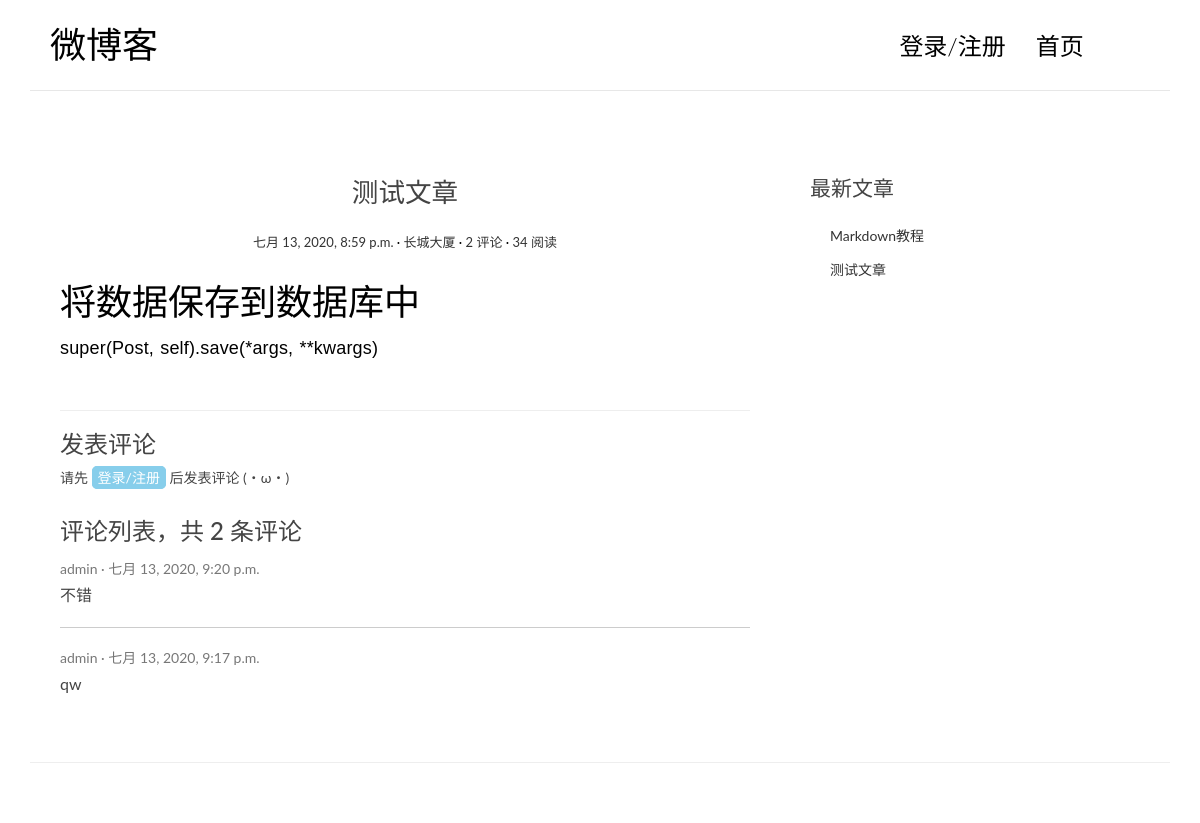
Screenshot of /single/2/ with the database file from the repository.
### main_blog_app/models.py (models this page shows, shortened)
class Post(models.Model):
    title = models.CharField(max_length=70, verbose_name='文章标题')
    body = models.TextField(verbose_name='文章正文')
    created_time = models.DateTimeField(auto_now_add=True, verbose_name='创建时间')
    modified_time = models.DateTimeField(auto_now=True, verbose_name='修改时间')
    excerpt = models.CharField(max_length=200, blank=True, verbose_name='文章摘要')
    views = models.PositiveIntegerField(default=0, verbose_name='阅读量')
    author = models.ForeignKey(User, on_delete=models.CASCADE, verbose_name='文章作者')
    reviews = models.PositiveIntegerField(default=0, verbose_name='评论量')
    class Meta:
        verbose_name = '文章'
        verbose_name_plural = '文章'
        ordering = ['-created_time']
    def increase_views(self):
        self.views += 1
        self.save(update_fields=['views'])
    def save(self, *args, **kwargs):
        if not self.excerpt:
            md = markdown.Markdown(extensions=[
                'markdown.extensions.extra',
                'markdown.extensions.codehilite',
            ])
            self.excerpt = strip_tags(md.convert(self.body))[:50]
        super(Post, self).save(*args, **kwargs)

class User(models.Model):
    account = models.CharField(max_length=11, primary_key=True, verbose_name='用户账户（手机号）')
    username = models.CharField(max_length=20, verbose_name='用户名')
    password = models.CharField(max_length=20, verbose_name='账户密码')
    def __str__(self):
        return self.username
    class Meta:
        verbose_name = '用户'
        verbose_name_plural = '用户'

class Review(models.Model):
    text = models.TextField(verbose_name='评论内容')
    post = models.ForeignKey(Post, on_delete=models.CASCADE, verbose_name='评论文章')
    user = models.ForeignKey(User, on_delete=models.CASCADE, verbose_name='评论用户')
    created_time = models.DateTimeField(auto_now_add=True, verbose_name='评论时间')
    class Meta:
        verbose_name = '评论'
        verbose_name_plural = '评论'
        ordering = ['-created_time']

### main_blog_app/views.py (the view)
# urls.py: path('single/<str:id>/', RUDPost.as_view(), name='single'),
class RUDPost(generics.RetrieveUpdateDestroyAPIView):
    queryset = Post.objects.all()
    serializer_class = PostSerializers
    lookup_field = 'id'
    def get(self, request, *args, **kwargs):
        post_id = kwargs.get('id')
        post = Post.objects.get(id=post_id)
        post.increase_views()
        reviews = Review.objects.filter(post=post)
        post.body = markdown.markdown(post.body,
                                  extensions=[
                                     'markdown.extensions.extra',
                                     'markdown.extensions.codehilite',
                                     'markdown.extensions.toc',
                                  ])
        new_posts = Post.objects.all()[:3]
        return render(request, 'single.html', {'post': post, 'new_posts': new_posts, 'reviews': reviews, 'account': request.session.get('account', '')})

### templates/single.html (shortened to what this page needs)
<!DOCTYPE html>
{% load static %}
<html>
<head>
    <link rel="stylesheet" href="{% static 'css/bootstrap.min.css' %}">
    <link rel="stylesheet" href="http://code.ionicframework.com/ionicons/2.0.1/css/ionicons.min.css">
    <link rel="stylesheet" href="{% static 'css/pace.css' %}">
    <link rel="stylesheet" href="{% static 'css/custom.css' %}">
    <link rel="stylesheet" href="{% static 'css/ucenter.css' %}">
    <link rel="stylesheet" href="{% static 'css/highlights/github.css' %}">
</head>
<body id="single">
<div class="container">
    <header id="site-header">
        <div class="row">
            <div class="col-md-4 col-sm-5 col-xs-8">
                <div class="logo">
                    <h1><a href="index.html">微博客</a></h1>
                </div>
            </div>
            <div class="col-md-8 col-sm-7 col-xs-4">
                <nav class="main-nav" role="navigation">
                    <div class="collapse navbar-collapse" id="bs-example-navbar-collapse-1">
                        <ul class="nav navbar-nav navbar-right">
                            {% if account == '' %}
                            <li class="cl-effect-11"><a href="{% url 'blog:page' 'login' %}" data-hover="">登录/注册</a></li>
                            <li class="cl-effect-11"><a href="{% url 'blog:index' %}" data-hover="首页">首页</a></li>
                            {% endif %}
                        </ul>
                    </div>
                </nav>
            </div>
        </div>
    </header>
</div>
<div class="content-body">
    <div class="container">
        <div class="row">
            <main class="col-md-8">
                <article class="post">
                    <header class="entry-header">
                        <h1 class="entry-title">{{post.title}}</h1>
                        <div class="entry-meta">
                            <span class="post-date"><a href="#"><time class="entry-date">{{post.created_time}}</time></a></span>
                            <span class="post-author"><a href="#">{{post.author}}</a></span>
                            <span class="comments-link"><a href="#">{{post.reviews}} 评论</a></span>
                            <span class="views-count"><a href="#">{{post.views}} 阅读</a></span>
                        </div>
                    </header>
                    <div class="entry-content clearfix">
                        {{post.body|safe}}
                    </div>
                </article>
                <section class="comment-area" id="comment-area">
                    <hr>
                    <h3>发表评论</h3>
                    {% if account == '' %}
                    <div id="is_login">
                        请先
                        <a id="login_btn" style="padding: 2px 5px;-webkit-border-radius: 5px;-moz-border-radius: 5px;border-radius: 5px;color: white; border: 1px solid skyblue; background-color: skyblue" href="{% url 'blog:page' 'login' %}">登录/注册</a>
                        后发表评论 (・ω・)
                    </div>
                    {% endif %}
                    <div class="comment-list-panel">
                        <h3>评论列表，共 <span>{{post.reviews}}</span> 条评论</h3>
                        <ul class="comment-list list-unstyled">
                            {% for review in reviews %}
                            <li class="comment-item">
                                <span class="nickname">{{review.user}}</span>
                                <time class="submit-date">{{review.created_time}}</time>
                                <div class="text">{{review.text}}</div>
                            </li>
                            {% endfor %}
                        </ul>
                    </div>
                </section>
            </main>
            <aside class="col-md-4">
                <div class="widget widget-recent-posts">
                    <h3 class="widget-title">最新文章</h3>
                    <ul>
                        {% for post in new_posts %}
                        <li>
                            <a href="{% url 'blog:single' post.id %}">{{ post.title }}</a>
                        </li>
                        {% endfor %}
                    </ul>
                </div>
            </aside>
        </div>
    </div>
</div>
<footer id="site-footer">
    <div class="container">
        <div class="row">
            <div class="col-md-12">
                <p class="copyright"><a href="http://www.cssmoban.com/" target="_blank" title=""></a></p>
            </div>
        </div>
    </div>
</footer>
</body>
</html>

### common_static/css/custom.css (style rules this page uses)
* { outline: none; }
h1, h2, h3, h4, h5, h6 { margin-top: 0; }
a { color: #333; }
body { color: #444; font-family: 'Lato', sans-serif; }
p { font-family: 'Ubuntu', sans-serif; font-weight: 400; word-spacing: 1px; letter-spacing: 0.01em; }
#single p, #page p { margin-bottom: 25px; }
#site-header { background-color: #FFF; padding: 25px 20px; margin-bottom: 40px; border-bottom: 1px solid #e7e7e7; }
.logo h1 a { color: #000; }
.logo h1 { margin: 0; font-family: 'Lato', sans-serif; font-weight: 300; }
.main-nav { margin-top: 11px; max-width: 95%; }
.main-nav a { color: #000000 !important; padding: 0 0 5px 0 !important; margin-right: 30px; font-family: 'Lato', sans-serif; font-weight: 300; font-size: 24px; }
.cl-effect-11 a { padding: 10px 0; color: #0972b4; text-shadow: none; }
.cl-effect-11 a::before { position: absolute; top: 0; left: 0; overflow: hidden; padding: 0 0 5px 0 !important; max-width: 0; border-bottom: 1px solid #000; color: #000; content: attr(data-hover); white-space: nowrap; -webkit-transition: max-width 0.5s; -moz-transition: max-width 0.5s; transition: max-width 0.5s; }
.content-body { padding-bottom: 4em; }
.post { background: #fff; padding: 30px 30px 0; }
.entry-title { text-align: center; font-size: 1.9em; margin-bottom: 20px; line-height: 1.6; padding: 10px 20px 0; }
.entry-meta { text-align: center; color: #DDDDDD; font-size: 13px; margin-bottom: 30px; }
.entry-content { font-size: 18px; line-height: 1.9; font-weight: 300; color: #000; }
.post-category::after, .post-date::after, .post-author::after, .comments-link::after { content: ' ·'; color: #000; }
.widget { background: #fff; padding: 30px 0 0; }
.widget-title { font-size: 1.5em; margin-bottom: 20px; line-height: 1.6; padding: 10px 0 0; font-weight: 400; }
.widget-recent-posts ul { padding: 0; margin: 0; padding-left: 20px; }
.widget-recent-posts ul li { list-style-type: none; position: relative; line-height: 170%; margin-bottom: 10px; }
.widget-recent-posts ul li::before { content: '\f3d3'; font-family: "Ionicons"; position: absolute; left: -17px; top: 3px; font-size: 16px; color: #000; }
#site-footer { padding-top: 10px; padding: 0 0 1.5em 0; }
.copyright { text-align: center; padding-top: 1em; margin: 0; border-top: 1px solid #eee; color: #666; }
.comment-area { padding: 0 30px 0; }
.comment-list-panel { margin-top: 30px; }
.comment-list { margin-top: 15px; }
.comment-item:not(:last-child) { border-bottom: 1px #ccc solid; margin-bottom: 20px; padding-bottom: 20px; }
.comment-item .nickname, .comment-item .submit-date { color: #777; font-size: 14px; }
.comment-item .nickname:after { content: ' ·'; }
.comment-item .text { padding-top: 5px; font-size: 16px; }

### rows the page displays
Post: title "测试文章", created_time "七月 13, 2020, 8:59 p.m.", author "长城大厦", reviews "2", views "34", body "将数据保存到数据库中 super(Post, self).save(*args, **kwargs)"
Review: user "admin", created_time "七月 13, 2020, 9:20 p.m.", text "不错"
Review: user "admin", created_time "七月 13, 2020, 9:17 p.m.", text "qw"
Post: title "Markdown教程"
